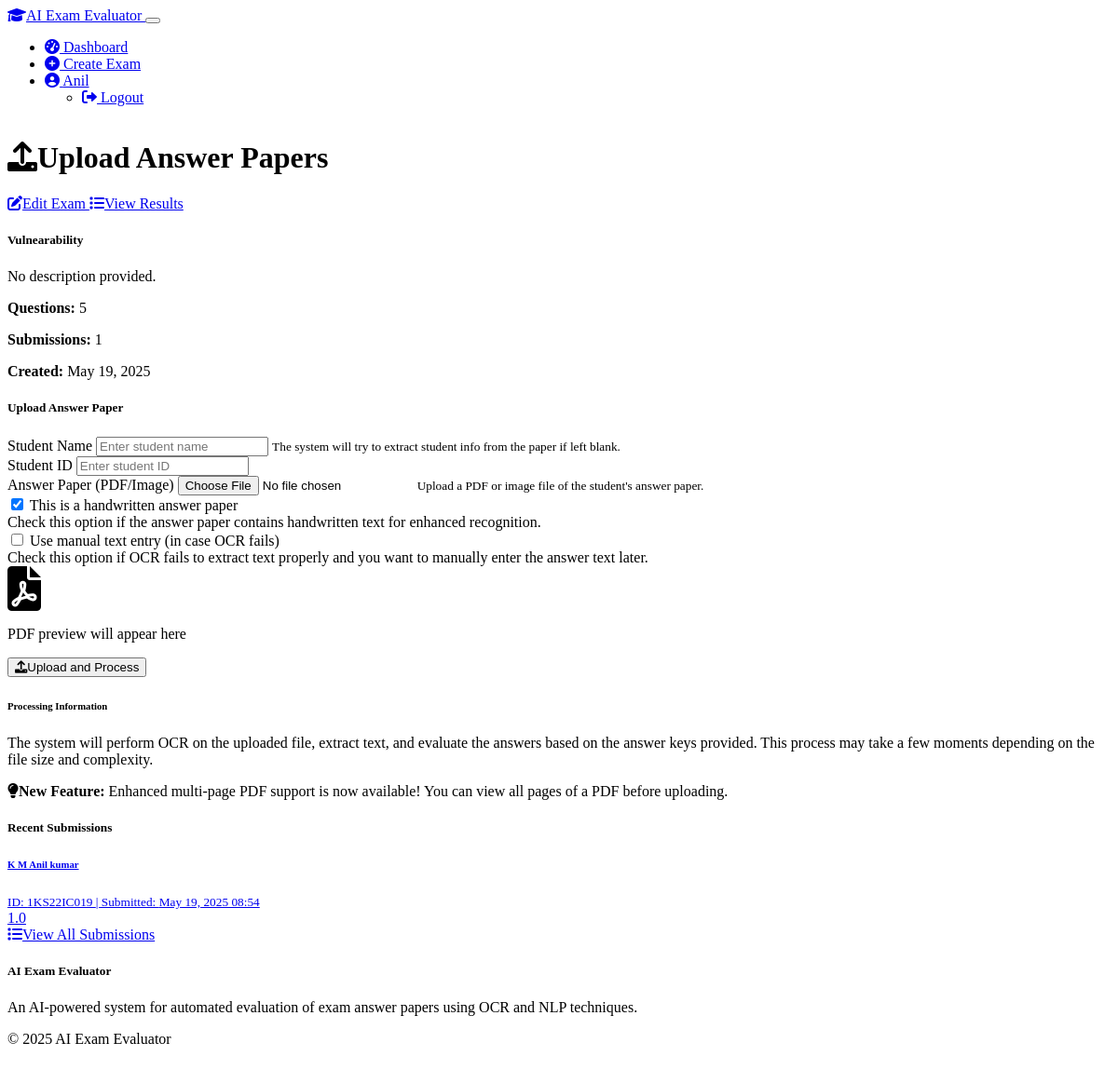
/exam/2/upload (signed in), run on an earlier commit of the app's database.
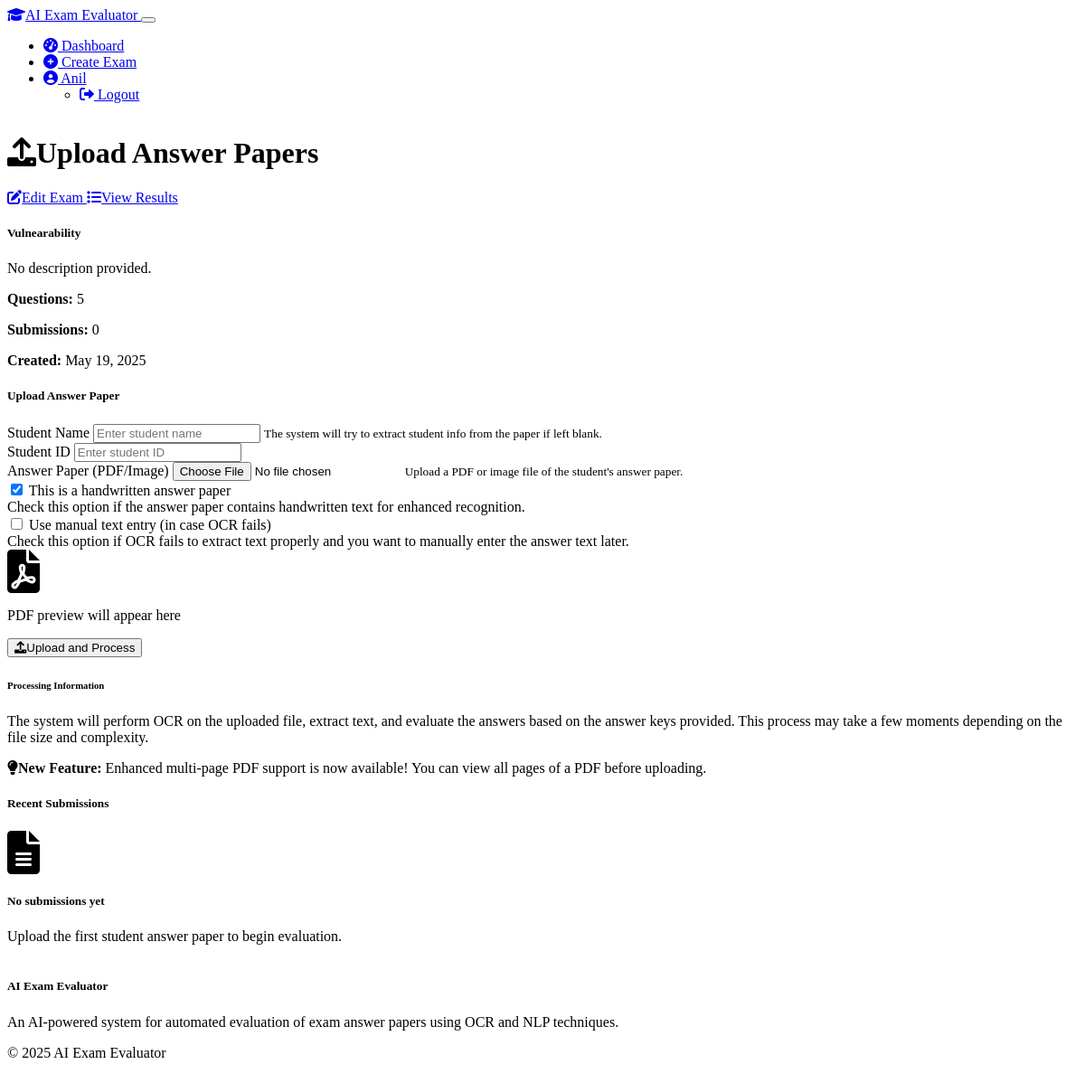
And on a later commit of the database.
### models.py (models this page shows)
class Submission(db.Model):
    id = db.Column(db.Integer, primary_key=True)
    exam_id = db.Column(db.Integer, db.ForeignKey('exam.id'), nullable=False)
    student_name = db.Column(db.String(128), nullable=False)
    student_id = db.Column(db.String(64), nullable=False)
    submitted_at = db.Column(db.DateTime, default=datetime.utcnow)
    original_file = db.Column(db.String(255))  # Path to uploaded file
    total_score = db.Column(db.Float, default=0)
    answers = db.relationship('SubmissionAnswer', backref='submission', lazy=True, cascade="all, delete-orphan")

### routes/exam_routes.py (the view, shortened to what this page needs)
@exam_bp.route('/exam/<int:exam_id>/upload', methods=['GET', 'POST'])
@login_required
def upload_answers(exam_id):
    exam = Exam.query.get_or_404(exam_id)
    if exam.faculty_id != current_user.id:
        flash('You do not have permission to upload answers for this exam.', 'danger')
        return redirect(url_for('exam.dashboard'))
    questions = Question.query.filter_by(exam_id=exam_id).order_by(Question.order).all()
    if not questions:
        flash('Please add questions to this exam before uploading answer papers.', 'warning')
        return redirect(url_for('exam.edit_exam', exam_id=exam_id))
    form = SubmissionForm()
    submissions = Submission.query.filter_by(exam_id=exam_id).order_by(Submission.submitted_at.desc()).all()
    return render_template('upload_answers.html', form=form, exam=exam, submissions=submissions)

### forms.py
class SubmissionForm(FlaskForm):
    student_name = StringField('Student Name', validators=[DataRequired(), Length(max=128)])
    student_id = StringField('Student ID', validators=[DataRequired(), Length(max=64)])
    answer_file = FileField('Answer Paper (PDF/Image)', validators=[
        FileRequired(),
        FileAllowed(['pdf', 'jpg', 'jpeg', 'png'], 'Only PDF and image files are allowed!')
    ])
    is_handwritten = BooleanField('This is a handwritten answer paper', default=True)
    use_manual_entry = BooleanField('Use manual text entry (in case OCR fails)', default=False)

### app.py (called while the page is built)
@login_manager.user_loader
def load_user(user_id):
    from models import User
    return User.query.get(int(user_id))

### templates/upload_answers.html (shortened to what the changed rows need)
{% extends "layout.html" %}
{% block content %}
<div class="container">
  <div class="d-flex justify-content-between align-items-center mb-4">
    <h1 class="h2">
      <i class="fas fa-upload me-2"></i>Upload Answer Papers
    </h1>
  </div>
  <div class="card shadow-sm mb-4">
    <div class="card-body">
      <div class="row">
        <div class="col-md-4">
          <div class="d-flex justify-content-end">
            <div class="text-end">
              <p class="mb-1"><strong>Questions:</strong> {{ exam.questions|length }}</p>
              <p class="mb-1"><strong>Submissions:</strong> {{ exam.submissions|length }}</p>
              <p class="mb-0"><strong>Created:</strong> {{ exam.created_at.strftime('%B %d, %Y') }}</p>
            </div>
          </div>
        </div>
      </div>
    </div>
  </div>
  <div class="row">
    <div class="col-md-6">
      <div class="card shadow-sm">
        <div class="card-body">
          {% if submissions %}
            <div class="list-group">
              {% for submission in submissions %}
                <a href="{{ url_for('exam.view_submission', exam_id=exam.id, submission_id=submission.id) }}" class="list-group-item list-group-item-action d-flex justify-content-between align-items-center">
                  <div>
                    <h6 class="mb-1">{{ submission.student_name }}</h6>
                    <small class="text-muted">ID: {{ submission.student_id }} | Submitted: {{ submission.submitted_at.strftime('%b %d, %Y %H:%M') }}</small>
                  </div>
                  <span class="badge bg-primary rounded-pill">{{ submission.total_score }}</span>
                </a>
              {% endfor %}
            </div>
          {% else %}
            <div class="text-center py-4">
              <i class="fas fa-file-alt fa-3x mb-3 text-muted"></i>
              <h5>No submissions yet</h5>
              <p class="text-muted">Upload the first student answer paper to begin evaluation.</p>
            </div>
          {% endif %}
        </div>
        {% if submissions %}
          <div class="card-footer">
            <a href="{{ url_for('exam.view_submissions', exam_id=exam.id) }}" class="btn btn-outline-primary w-100">
              <i class="fas fa-list me-1"></i>View All Submissions
            </a>
          </div>
        {% endif %}
      </div>
    </div>
  </div>
</div>
{% endblock %}

What changed in the data, as far as the page shows it:
removed Submission: student_name "K M Anil kumar", student_id "1KS22IC019", submitted_at "May 19, 2025 08:54", total_score "1.0"
Also different on the page:
{{ exam.submissions|length }}: "1" → "0"
text no longer shown: "View All Submissions"
text now shown: "No submissions yet Upload the first student answer paper to begin evaluation."
